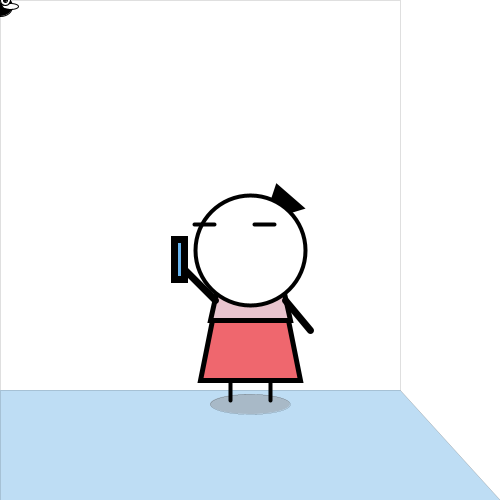
Frame 1 (no input)
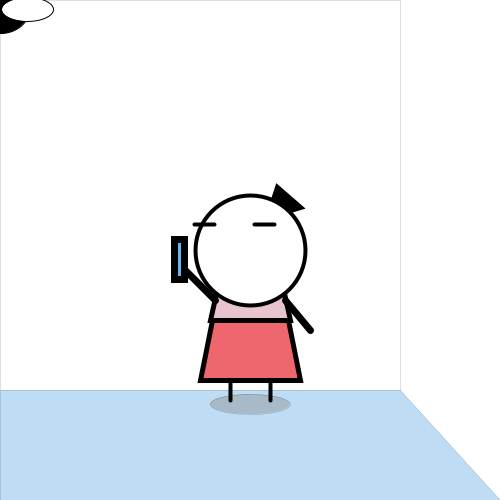
Frame 60 (the mouse pressed at the canvas centre just before this capture)
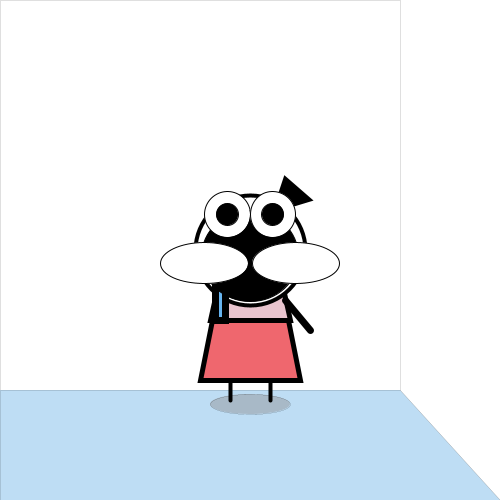
Frame 120 (the mouse held since frame 60 and released just before this capture)

The Processing sketch that drew these frames (run headless with seeded random() and noise(); from frame 60 on, the mouse is pressed at the canvas centre):

// Processing sketch: processing_93724
// ── processing_93724.pde

float i;


void setup(){
  
  size(500,500);
  smooth();
  
  i=0;
  
}
  
  
  
void draw(){
    
 background(255);
   
 //space
 fill(255,255,255);
 strokeWeight(0);
 quad(0,0,400,0,400,390,0,390);
 fill(190,221,244);
 quad(0,390,400,390,500,500,0,500);
    
  //shade
  fill(168,185,199);
  ellipse(250,404,80,20);
  
 //body
 strokeWeight(5);
 fill(239,103,110);
 quad(230,230,270,230,300,380,200,380);
    
 fill(232,196,206);
 quad(210,320,290,320,270,230,230,230);
    
 fill(10,230,230);
 stroke(0);
    
 //Hair
 fill(0,0,0);
 triangle(275+(mouseX-250)/30,225-(mouseY+250)/30,308+(mouseX-250)/30,215-(mouseY+250)/30,285+(mouseX-250)/30,195-(mouseY+250)/30);
 fill(193,27,27);
 ellipse(275+(mouseX-250)/30,225-(mouseY+250)/30,20,20);
    
    
  //face
  fill(255,255,255);
  strokeWeight(4);
  ellipse(width/2,height/2,110,110);
    
    
    
 //eye
 strokeWeight(4);
 line(210+(mouseX-250)/15,240+(mouseY-250)/15,230+(mouseX-250)/15,240+(mouseY-250)/15);
 line(270+(mouseX-250)/15,240+(mouseY-250)/15,290+(mouseX-250)/15,240+(mouseY-250)/15);
   
   
 //arm
 strokeWeight(7);
 line(215,300,215+(mouseX-250)/6,300+(mouseY-250)/6);
 line(285,300,310,330);
    
    
  //spray
  fill(103,180,239);
  rect(215+(mouseX-250)/6,280+(mouseY-250)/6,10,40);
    
    
  //leg
  strokeWeight(4);
  line(230,380,230,400);
  line(270,380,270,400);
    
    
    
    
    
    
    
    
    
    
    
    
  /////////////////////////////////
  // * Assignment 2 *            //
  //FLY is getting bigger!!!!    //
  //And if you click the mouse,  //
  //It will be small again.      //
  //yuck! But it's Cute...       //
  /////////////////////////////////
  
  
  
  
  
  //Fly
  strokeWeight(1);
    
  //Fly Body
  fill(0,0,0);
  ellipse(mouseX,mouseY+6,25+i+i,20+i+i);
    
    
  //Fly wing
  fill(255,255,255);
  ellipse(mouseX-10-i,mouseY+6+i/5,16+i+i,6+i);
  ellipse(mouseX+10+i,mouseY+6+i/5,16+i+i,6+i);
      
   //fly eye
  fill(255,255,255);
  ellipse(mouseX-5-i/2,mouseY-i,10+i,10+i);
  ellipse(mouseX+5+i/2,mouseY-i,10+i,10+i);
  fill(0,0,0);
  ellipse(mouseX-5-i/2,mouseY-i,4+i/2,4+i/2);
  ellipse(mouseX+5+i/2,mouseY-i,4+i/2,4+i/2);
    
 
  if (i > 50) {
    // worm reached the end, reset to initial value:
    i = 0;
  } 
  else {
    
    
    // growth: the new wormsize will be the old wormsize plus one:
    i=i+0.3;
  }

  // draw a horizontal line through the canvas:
  
}  
    
void mouseClicked() {
   i=0;
}
